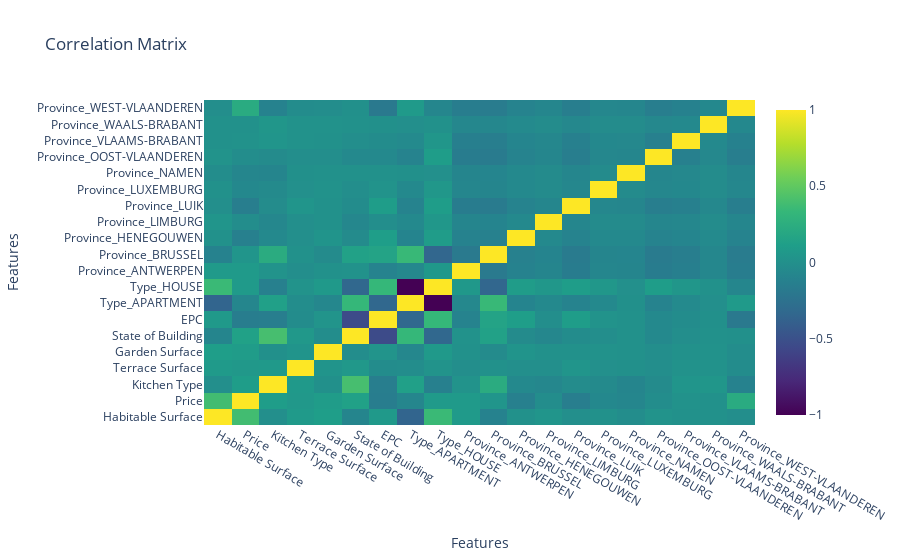

The notebook cell saved with this chart:
### Code cell
# Create a correlation matrix
correlation_matrix = dataframe.corr()

# Create a heatmap using Plotly
fig = go.Figure(
    data=go.Heatmap(
        z=correlation_matrix.values,
        x=correlation_matrix.columns,
        y=correlation_matrix.index,
        colorscale="Viridis",
    )
)

# Set the title and axis labels
fig.update_layout(
    title="Correlation Matrix", xaxis_title="Features", yaxis_title="Features"
)

# Show the plot
fig.show()

### Figure 1 — Plotly figure (JSON) as saved in the notebook; plotly's stock layout.template omitted (floating-point values rounded to 4 significant figures; data arrays with more than 128 entries replaced by an {"elided": "..."} marker saying what was removed)
{"data": [{"colorscale": [[0, "#440154"], [0.1111, "#482878"], [0.2222, "#3e4989"], [0.3333, "#31688e"], [0.4444, "#26828e"], [0.5556, "#1f9e89"], [0.6667, "#35b779"], [0.7778, "#6ece58"], [0.8889, "#b5de2b"], [1, "#fde725"]], "type": "heatmap", "x": ["Habitable Surface", "Price", "Kitchen Type", "Terrace Surface", "Garden Surface", "State of Building", "EPC", "Type_APARTMENT", "Type_HOUSE", "Province_ANTWERPEN", "Province_BRUSSEL", "Province_HENEGOUWEN", "Province_LIMBURG", "Province_LUIK", "Province_LUXEMBURG", "Province_NAMEN", "Province_OOST-VLAANDEREN", "Province_VLAAMS-BRABANT", "Province_WAALS-BRABANT", "Province_WEST-VLAANDEREN"], "y": ["Habitable Surface", "Price", "Kitchen Type", "Terrace Surface", "Garden Surface", "State of Building", "EPC", "Type_APARTMENT", "Type_HOUSE", "Province_ANTWERPEN", "Province_BRUSSEL", "Province_HENEGOUWEN", "Province_LIMBURG", "Province_LUIK", "Province_LUXEMBURG", "Province_NAMEN", "Province_OOST-VLAANDEREN", "Province_VLAAMS-BRABANT", "Province_WAALS-BRABANT", "Province_WEST-VLAANDEREN"], "z": {"elided": "20x20 float values"}}], "layout": {"title": {"text": "Correlation Matrix"}, "xaxis": {"title": {"text": "Features"}}, "yaxis": {"title": {"text": "Features"}}}}
